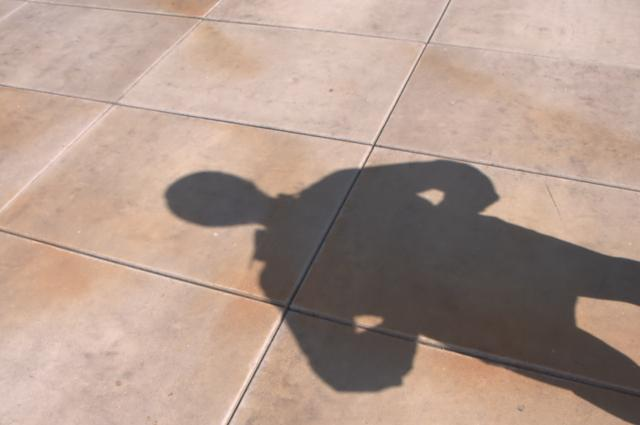
%> input picture code/guo/original/p11_1.jpg, 640 x 425 px
$ octave --eval "result = filtres(imread('guo/original/p11_1.jpg'));"   (GNU Octave 9; MATLAB toolbox functions it lacks are replaced by stand-ins)
%> lines starting %> are read from the running program, lines starting %| are printed output that depends on the picture; in (x1, y1, x2, y2) boxes, pixels count from 0 and x2, y2 are one past the last pixel; in counts of white or black regions, pixels touching at a corner belong together; the program's own positions count from 1
function out = filtres(in)
%FILTRES filters relighted sample and removes mac band artefacts
%
% Copyright Han Gong 2014

h = fspecial('average',[5,1]); % averaging kernel
rs = zeros(size(in)); % scales of band
out = in;
%> out is the input picture: size 425x640x3 uint8; mean R, G, B 175.2, 152.4, 140.3
for ch = 1:3
    trs = imfilter(squeeze(in(:,ch,:)),h,'symmetric'); % local filtering
    rs(:,ch,:) = bsxfun(@rdivide,trs,mean(trs)); % error scale
end
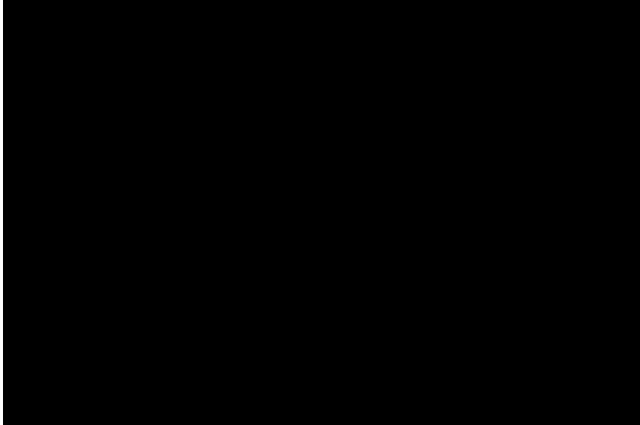
%> rs: size 425x640x3 double; values 0 (black) and 1 (white), 0.47% white; 1 white region, box (x1, y1, x2, y2) and area: (0, 0, 3, 425) 1275
tsig = in./rs; % test of smoothing
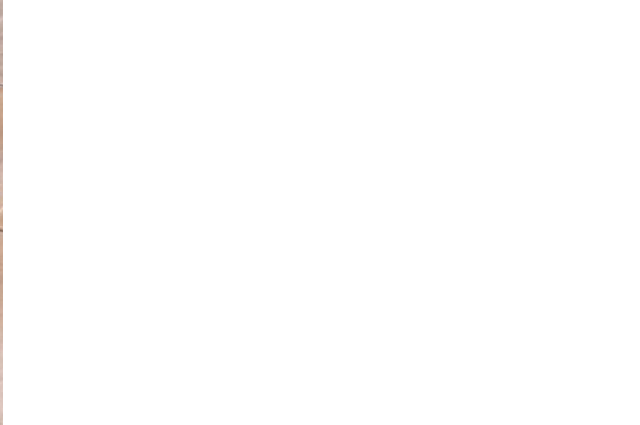
%> tsig: size 425x640x3 uint8; mean R, G, B 254.8, 254.6, 254.5
ov = mean(abs(log(squeeze(mean(tsig,2))))); % original variation
%> ov = [5.54 5.54 5.54]
er = mean(abs(log(squeeze(mean(rs,2))))); % variation error
%> er = [5.36 5.36 5.36]
us = ov>er; % samples to smooth if original variation is larger
%> us = [true true true]
out(:,:,us) = tsig(:,:,us); % apply smoothing

end

$ run again, on code/guo/original/p14_2.jpg
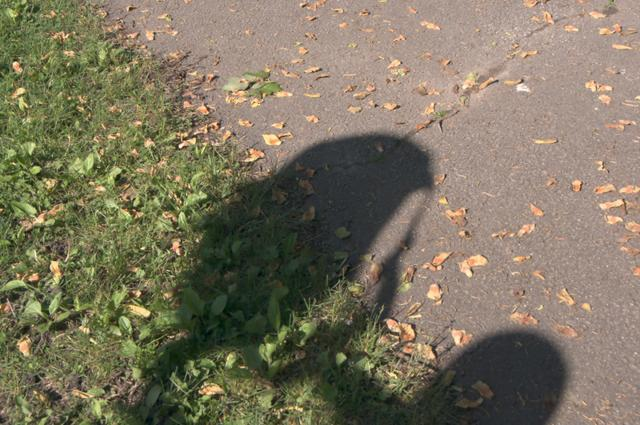
%> input picture code/guo/original/p14_2.jpg, 640 x 425 px
%> in filtres, out is the input picture: size 425x640x3 uint8; mean R, G, B 124.3, 116.4, 95.4
%> in filtres, `tsig = in./rs;`:
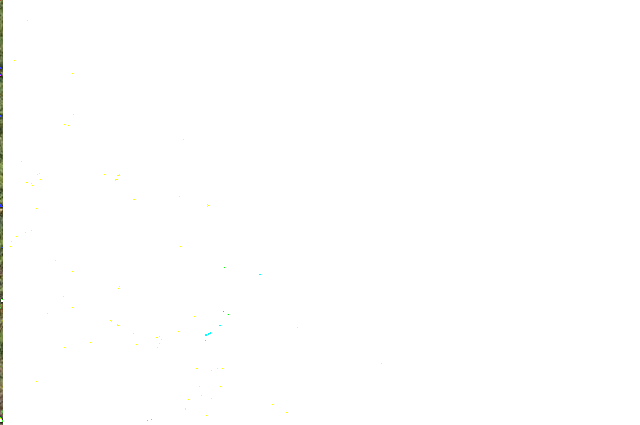
%> tsig: size 425x640x3 uint8; mean R, G, B 254.3, 254.3, 254.1
%> ov = [5.54 5.54 5.54]
%> er = [5.37 Inf Inf]
%> us = [true false false]
%> in filtres, `out(:,:,us) = tsig(:,:,us);`:
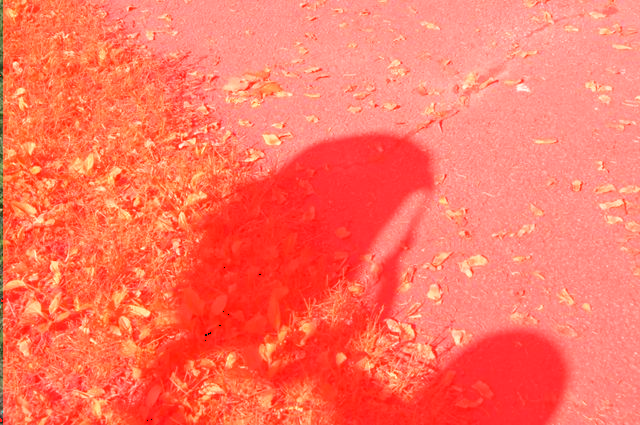
%> out: size 425x640x3 uint8; mean R, G, B 254.3, 116.4, 95.4
